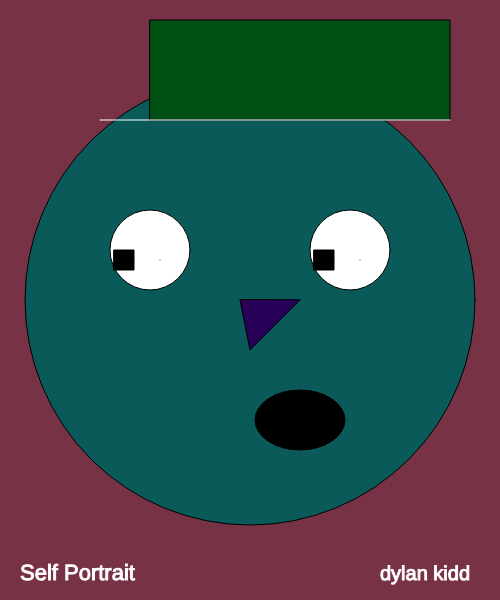
Frame 1 (no input)
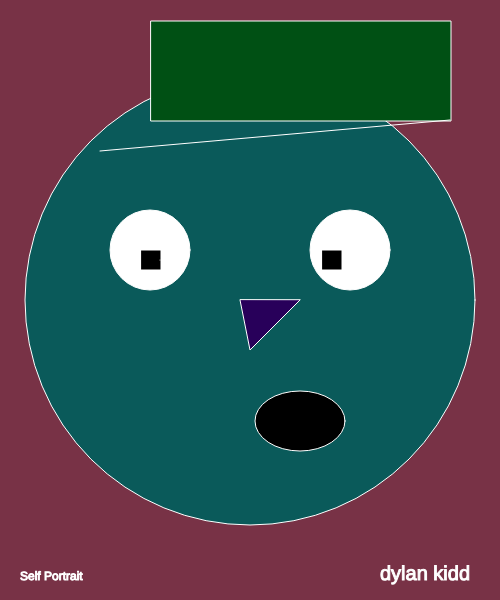
Frame 60 (no input)
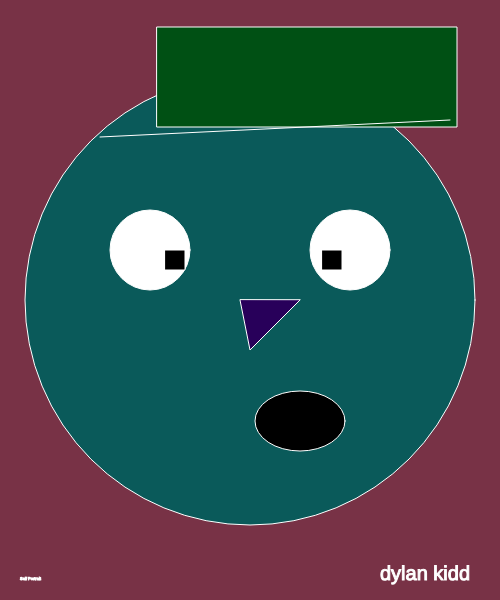
Frame 120 (the mouse pressed at the canvas centre since frame 60)

The p5.js sketch that drew these frames (run headless with seeded random() and noise() and a simulated clock; from frame 60 on, the mouse is pressed at the canvas centre):

// p5.js sketch
// ── sketch.js
var righteyeX = 314;
var righteyeY = 250;
var righteyeDirection = 2;

var lefteyeX = 114;
var lefteyeY = 250;
var lefteyeDirection = 2;

var mouthX = 300;
var mouthY = 420;
var mouthDirection = 1;

var hatX = 150;
var hatY = 20;
var hatDirection = 1;

var hatlineX = 300;
var hatlineY = 420;
var hatlineX = 100;
var hatlineY = 120;
var hatlineDirection = 1;

var size = 22;
var count = 0;
var sizeDirection = 2;

var movement;

//CANVAS
function setup()
{
    createCanvas(500, 600);
    righteyeDirection = floor(random() * 10) + 1;
    lefteyeDirection = floor(random() * 10) + 1;
}

function draw()
{
    background(120,50,70);

    //head
    fill(10,90,90);
    circle(250,300,450);

    //left eye
    fill(900);
    circle(150,250,80);
    //right eye
    circle(350,250,80);

    //right pupil
    fill(0);
    square(righteyeX,righteyeY,20);
    righteyeX+=righteyeDirection;
    if(righteyeX >= 354 || righteyeX <= 314)
    {
        righteyeDirection *= -1;
    }

    //left pupil
    fill(0);
    square(lefteyeX,lefteyeY,20);
    lefteyeX+=lefteyeDirection;
    if(lefteyeX >= 165 || lefteyeX <= 114)
    {
        lefteyeDirection *= -1;
    }
  
    //left eye shine
    fill(90,90,0)
    point(160,260)
    //left eye shine
    point(360,260)
    
    //nose
    fill(40,0,90);
    triangle (240,300,250,350,300,300);

    //mouth
    fill(0);
    ellipse(mouthX,mouthY,90,60);
    mouthY+=mouthDirection;
    if(mouthY >= 450 || mouthY <= 420)
    {
        mouthDirection *= -1;
    }

    //hat
    fill(0,80,20);
    rect(hatX,hatY,300,100);
    hatX+=hatDirection;
    hatY+=hatDirection;
    if(hatX >= 80 && hatY >= 50 || hatX <=124 && hatY <= 40)
    {
        hatDirection *= -1;
    }
    
    stroke(900);
    line(hatlineX,hatlineY,450,120);
    hatlineY+=hatlineDirection;
    if(hatlineY >= 165 || hatlineY <= 114)
    {
        hatlineDirection *= -1;
    }

    //name text
    fill(600);
    textSize(20);
    text ("dylan kidd", 380,580);

    //title text
    fill(600);
    textSize(size);
    size+= sizeDirection;
    count++;
    if(count > 5)
    {
        sizeDirection *=-1;
        count = -10;
    }
    text ("Self Portrait",20,580);
    
}
